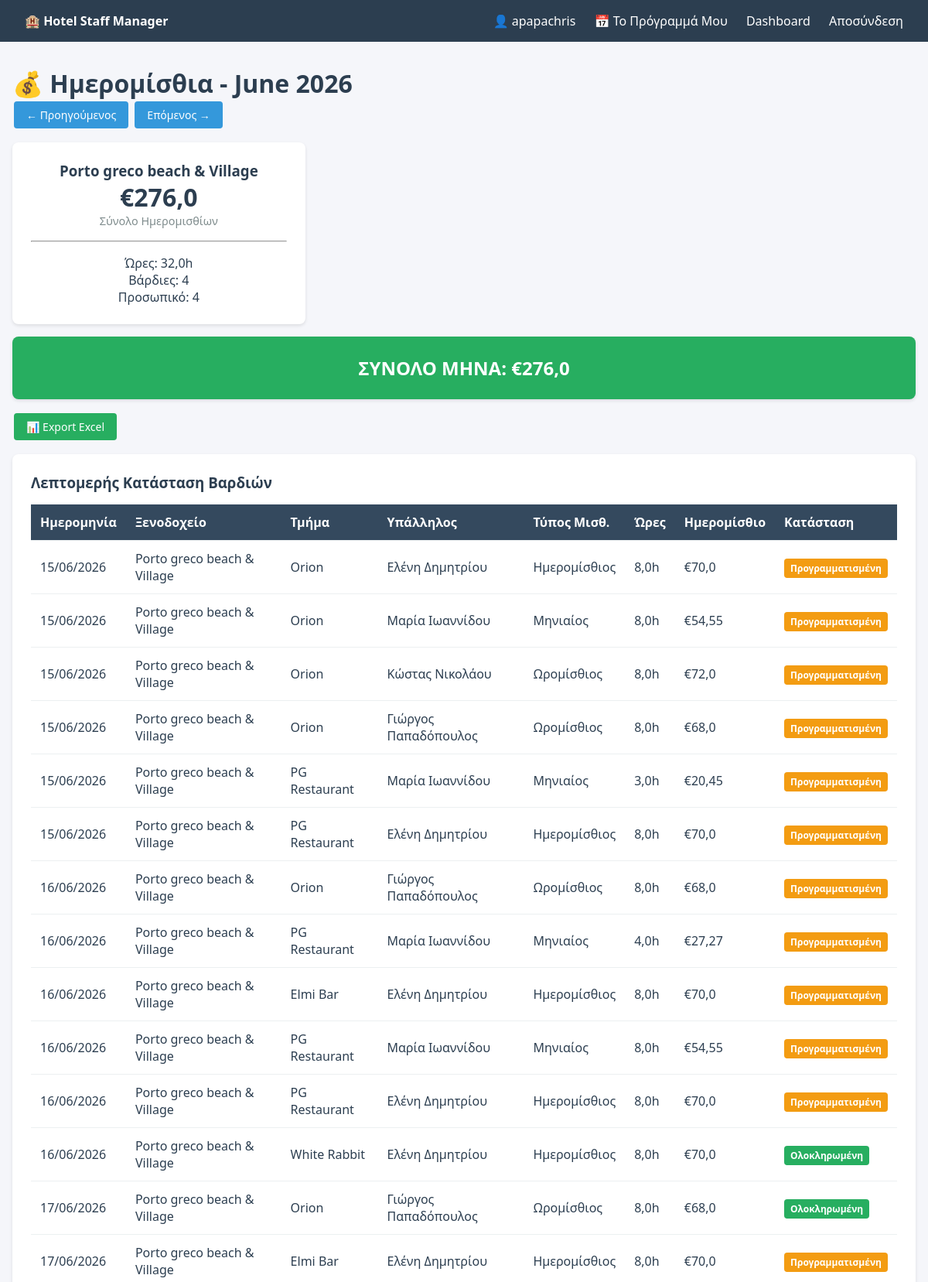
Page /hr/wages/ (signed in, upper part) on the committed database.
### staff/models.py (models this page shows, shortened)
class Hotel(models.Model):
    name = models.CharField(max_length=100)
    address = models.TextField(blank=True)

class Shift(models.Model):
    STATUS_CHOICES = [
        ('scheduled', 'Προγραμματισμένη'),
        ('confirmed', 'Επιβεβαιωμένη'),
        ('completed', 'Ολοκληρωμένη'),
        ('cancelled', 'Ακυρωμένη'),
    ]
    SHIFT_TYPES = [
        ('morning', 'Πρωινή (07:00-15:00)'),
        ('afternoon', 'Απογευματινή (15:00-23:00)'),
        ('night', 'Βραδινή (23:00-07:00)'),
        ('split', 'Σπαστή'),
        ('custom', 'Custom'),
    ]
    employee = models.ForeignKey(Employee, on_delete=models.CASCADE, related_name='shifts')
    department = models.ForeignKey(Department, on_delete=models.CASCADE, related_name='shifts')
    employee_department = models.ForeignKey(EmployeeDepartment, on_delete=models.SET_NULL, null=True, blank=True)
    date = models.DateField()
    shift_type = models.CharField(max_length=20, choices=SHIFT_TYPES, default='morning')
    start_time = models.TimeField()
    end_time = models.TimeField()
    status = models.CharField(max_length=20, choices=STATUS_CHOICES, default='scheduled')
    notes = models.TextField(blank=True)
    created_by = models.ForeignKey(User, on_delete=models.SET_NULL, null=True, related_name='created_shifts')
    created_at = models.DateTimeField(auto_now_add=True)
    updated_at = models.DateTimeField(auto_now=True)
    actual_start = models.TimeField(null=True, blank=True)
    actual_end = models.TimeField(null=True, blank=True)
    class Meta:
        ordering = ['date', 'start_time']
    @property
    def scheduled_hours(self):
        from datetime import datetime, timedelta
        start = datetime.combine(self.date, self.start_time)
        end = datetime.combine(self.date, self.end_time)
        if end < start:
            end += timedelta(days=1)
        diff = end - start
        return round(diff.total_seconds() / 3600, 2)
    @property
    def actual_hours(self):
        if self.actual_start and self.actual_end:
            from datetime import datetime, timedelta
            if isinstance(self.actual_start, str):
                start_time = datetime.strptime(self.actual_start, "%H:%M").time()
            else:
                start_time = self.actual_start
            if isinstance(self.actual_end, str):
                end_time = datetime.strptime(self.actual_end, "%H:%M").time()
            else:
                end_time = self.actual_end
            start = datetime.combine(self.date, start_time)
            end = datetime.combine(self.date, end_time)
            if end < start:
                end += timedelta(days=1)
            diff = end - start
            return round(diff.total_seconds() / 3600, 2)
        return None
    @property
    def daily_wage(self):
        hours = self.actual_hours or self.scheduled_hours
        if self.employee.salary_type == 'none':
            return 0
        elif self.employee.salary_type == 'monthly' and self.employee.monthly_salary:
            hourly = float(self.employee.monthly_salary) / 22 / 8
            return round(hours * hourly, 2)
        elif self.employee.salary_type == 'daily' and self.employee.daily_wage_fixed:
            ratio = hours / 8
            return round(float(self.employee.daily_wage_fixed) * ratio, 2)
        elif self.employee.salary_type == 'hourly' and self.employee.hourly_wage:
            return round(hours * float(self.employee.hourly_wage), 2)
        return 0

class Department(models.Model):
    hotel = models.ForeignKey(Hotel, on_delete=models.CASCADE, related_name='departments')
    name = models.CharField(max_length=100)
    manager = models.ForeignKey(User, on_delete=models.SET_NULL, null=True, blank=True, related_name='managed_departments')
    class Meta:
        unique_together = ['hotel', 'name']

class Employee(models.Model):
    CONTRACT_TYPES = [
        ('full_time', 'Πλήρης Απασχόληση'),
        ('part_time', 'Μερική Απασχόληση'),
        ('seasonal', 'Εποχιακός'),
        ('contractor', 'Εξωτερικός Συνεργάτης'),
    ]
    SALARY_TYPES = [
        ('hourly', 'Ωρομίσθιος'),
        ('monthly', 'Μηνιαίος'),
        ('daily', 'Ημερομίσθιος'),
        ('none', 'Χωρίς Υπολογισμό'),
    ]
    user = models.OneToOneField(User, on_delete=models.CASCADE, null=True, blank=True)
    first_name = models.CharField(max_length=50)
    last_name = models.CharField(max_length=50)
    email = models.EmailField()
    phone = models.CharField(max_length=20, blank=True)
    role = models.CharField(max_length=100)
    contract_type = models.CharField(max_length=20, choices=CONTRACT_TYPES, default='full_time')
    salary_type = models.CharField(max_length=20, choices=SALARY_TYPES, default='none')
    hourly_wage = models.DecimalField(max_digits=6, decimal_places=2, validators=[MinValueValidator(0)], blank=True, null=True)
    monthly_salary = models.DecimalField(max_digits=10, decimal_places=2, validators=[MinValueValidator(0)], blank=True, null=True)
    daily_wage_fixed = models.DecimalField(max_digits=8, decimal_places=2, validators=[MinValueValidator(0)], blank=True, null=True)
    is_active = models.BooleanField(default=True)
    date_joined = models.DateField(auto_now_add=True)
    @property
    def full_name(self):
        return f"{self.first_name} {self.last_name}"

### staff/views.py (the view)
# urls.py: path('hr/wages/', views.hr_wages, name='hr_wages'),
@hr_required
def hr_wages(request):
    year = int(request.GET.get('year', timezone.now().year))
    month = int(request.GET.get('month', timezone.now().month))
    month_start = datetime(year, month, 1).date()
    if month == 12:
        month_end = datetime(year + 1, 1, 1).date() - timedelta(days=1)
    else:
        month_end = datetime(year, month + 1, 1).date() - timedelta(days=1)
    hotels_data = []
    for hotel in Hotel.objects.all():
        hotel_shifts = Shift.objects.filter(department__hotel=hotel, date__range=[month_start, month_end], status='completed')
        total_wages = sum(s.daily_wage for s in hotel_shifts)
        total_hours = sum(s.actual_hours or s.scheduled_hours for s in hotel_shifts)
        hotels_data.append({
            'hotel': hotel, 'total_wages': round(total_wages, 2), 'total_hours': round(total_hours, 2),
            'shift_count': hotel_shifts.count(),
            'employee_count': EmployeeDepartment.objects.filter(department__hotel=hotel, end_date__isnull=True).values('employee').distinct().count()
        })
    shifts = Shift.objects.filter(date__range=[month_start, month_end], status__in=['completed', 'scheduled']).select_related('employee', 'department').order_by('date')
    return render(request, 'staff/hr_wages.html', {
        'month_name': calendar.month_name[month], 'year': year, 'month': month,
        'hotels_data': hotels_data, 'shifts': shifts,
        'total_monthly_wages': sum(h['total_wages'] for h in hotels_data),
        'prev_month': f"{year}-{month-1:02d}" if month > 1 else f"{year-1}-12",
        'next_month': f"{year}-{month+1:02d}" if month < 12 else f"{year+1}-01"
    })

### staff/templates/staff/hr_wages.html
{% extends 'staff/base.html' %}
{% block content %}
<h1>💰 Ημερομίσθια - {{ month_name }} {{ year }}</h1>
<div style="margin-bottom:1rem;">
    <a href="?year={{ prev_month|slice:":4" }}&month={{ prev_month|slice:"5:" }}" class="btn btn-primary">← Προηγούμενος</a>
    <a href="?year={{ next_month|slice:":4" }}&month={{ next_month|slice:"5:" }}" class="btn btn-primary">Επόμενος →</a>
</div>
<div class="grid-3">
    {% for data in hotels_data %}
    <div class="card stat-card">
        <h3>{{ data.hotel.name }}</h3>
        <div class="stat-number">€{{ data.total_wages }}</div>
        <div class="stat-label">Σύνολο Ημερομισθίων</div>
        <hr style="margin:1rem 0;">
        <p>Ώρες: {{ data.total_hours }}h</p>
        <p>Βάρδιες: {{ data.shift_count }}</p>
        <p>Προσωπικό: {{ data.employee_count }}</p>
    </div>
    {% endfor %}
</div>
<div class="card" style="background:#27ae60; color:white; text-align:center;">
    <h2>ΣΥΝΟΛΟ ΜΗΝΑ: €{{ total_monthly_wages }}</h2>
</div>
<div style="margin:1rem 0;">
    <a href="{% url 'export_payroll' %}?year={{ year }}&month={{ month }}" class="btn btn-success">📊 Export Excel</a>
</div>
<div class="card">
    <h3>Λεπτομερής Κατάσταση Βαρδιών</h3>
    <table>
        <thead>
            <tr>
                <th>Ημερομηνία</th>
                <th>Ξενοδοχείο</th>
                <th>Τμήμα</th>
                <th>Υπάλληλος</th>
                <th>Τύπος Μισθ.</th>
                <th>Ώρες</th>
                <th>Ημερομίσθιο</th>
                <th>Κατάσταση</th>
            </tr>
        </thead>
        <tbody>
            {% for shift in shifts %}
            <tr>
                <td>{{ shift.date|date:"d/m/Y" }}</td>
                <td>{{ shift.department.hotel.name }}</td>
                <td>{{ shift.department.name }}</td>
                <td>{{ shift.employee.full_name }}</td>
                <td>{{ shift.employee.get_salary_type_display }}</td>
                <td>{{ shift.actual_hours|default:shift.scheduled_hours }}h</td>
                <td>{% if shift.daily_wage > 0 %}€{{ shift.daily_wage }}{% else %}-{% endif %}</td>
                <td><span class="badge badge-{{ shift.status }}">{{ shift.get_status_display }}</span></td>
            </tr>
            {% endfor %}
        </tbody>
    </table>
</div>
{% endblock %}

### staff/templates/staff/base.html (shortened to what this page needs)
<!DOCTYPE html>
<html lang="el">
<head>
</head>
<body>
    <nav class="navbar">
        <div><strong>🏨 Hotel Staff Manager</strong></div>
        <div>
            {% if user.is_authenticated %}
                <span>👤 {{ user.username }}</span>
                <a href="{% url 'my_schedule' %}">📅 Το Πρόγραμμά Μου</a>
                <a href="{% url 'dashboard' %}">Dashboard</a>
                <a href="{% url 'logout' %}">Αποσύνδεση</a>
            {% else %}
                <a href="{% url 'login' %}">Σύνδεση</a>
            {% endif %}
        </div>
    </nav>
    <div class="container">
        {% block content %}{% endblock %}
    </div>
</body>
</html>

### staff/templates/staff/base.html (style rules this page uses)
* { margin: 0; padding: 0; box-sizing: border-box; }
body { font-family: 'Segoe UI', Tahoma, Geneva, Verdana, sans-serif; background: #f5f6fa; color: #2c3e50; }
.navbar { background: #2c3e50; color: white; padding: 1rem 2rem; display: flex; justify-content: space-between; align-items: center; flex-wrap: wrap; }
.navbar a { color: white; text-decoration: none; margin-left: 20px; }
.container { max-width: 1200px; margin: 2rem auto; padding: 0 1rem; }
.card { background: white; border-radius: 8px; padding: 1.5rem; margin-bottom: 1rem; box-shadow: 0 2px 4px rgba(0,0,0,0.1); }
.btn { display: inline-block; padding: 0.5rem 1rem; border-radius: 4px; text-decoration: none; border: none; cursor: pointer; font-size: 14px; margin: 2px; }
.btn-primary { background: #3498db; color: white; }
.btn-success { background: #27ae60; color: white; }
table { width: 100%; border-collapse: collapse; margin-top: 1rem; }
th, td { padding: 0.75rem; text-align: left; border-bottom: 1px solid #ecf0f1; }
th { background: #34495e; color: white; }
.badge { padding: 0.25rem 0.5rem; border-radius: 4px; font-size: 12px; font-weight: bold; }
.badge-scheduled { background: #f39c12; color: white; }
.badge-completed { background: #27ae60; color: white; }
.grid-3 { display: grid; grid-template-columns: repeat(3, 1fr); gap: 1rem; }
.stat-card { text-align: center; }
.stat-number { font-size: 2rem; font-weight: bold; color: #2c3e50; }
.stat-label { color: #7f8c8d; font-size: 0.9rem; }

### rows in the picture
Hotel: hotel.name "Porto greco beach & Village", total_wages "276,0", total_hours "32,0", shift_count "4", employee_count "4"
Shift: date "15/06/2026", department.hotel.name "Porto greco beach & Village", department.name "Orion", employee.full_name "Ελένη Δημητρίου", employee.salary_type "Ημερομίσθιος", actual_hours "8,0", daily_wage "70,0", status "Προγραμματισμένη"
Shift: date "15/06/2026", department.hotel.name "Porto greco beach & Village", department.name "Orion", employee.full_name "Μαρία Ιωαννίδου", employee.salary_type "Μηνιαίος", actual_hours "8,0", daily_wage "54,55", status "Προγραμματισμένη"
Shift: date "15/06/2026", department.hotel.name "Porto greco beach & Village", department.name "Orion", employee.full_name "Κώστας Νικολάου", employee.salary_type "Ωρομίσθιος", actual_hours "8,0", daily_wage "72,0", status "Προγραμματισμένη"
Shift: date "15/06/2026", department.hotel.name "Porto greco beach & Village", department.name "Orion", employee.full_name "Γιώργος Παπαδόπουλος", employee.salary_type "Ωρομίσθιος", actual_hours "8,0", daily_wage "68,0", status "Προγραμματισμένη"
Shift: date "15/06/2026", department.hotel.name "Porto greco beach & Village", department.name "PG Restaurant", employee.full_name "Μαρία Ιωαννίδου", employee.salary_type "Μηνιαίος", actual_hours "3,0", daily_wage "20,45", status "Προγραμματισμένη"
Shift: date "15/06/2026", department.hotel.name "Porto greco beach & Village", department.name "PG Restaurant", employee.full_name "Ελένη Δημητρίου", employee.salary_type "Ημερομίσθιος", actual_hours "8,0", daily_wage "70,0", status "Προγραμματισμένη"
Shift: date "16/06/2026", department.hotel.name "Porto greco beach & Village", department.name "Orion", employee.full_name "Γιώργος Παπαδόπουλος", employee.salary_type "Ωρομίσθιος", actual_hours "8,0", daily_wage "68,0", status "Προγραμματισμένη"
Shift: date "16/06/2026", department.hotel.name "Porto greco beach & Village", department.name "PG Restaurant", employee.full_name "Μαρία Ιωαννίδου", employee.salary_type "Μηνιαίος", actual_hours "4,0", daily_wage "27,27", status "Προγραμματισμένη"
Shift: date "16/06/2026", department.hotel.name "Porto greco beach & Village", department.name "Elmi Bar", employee.full_name "Ελένη Δημητρίου", employee.salary_type "Ημερομίσθιος", actual_hours "8,0", daily_wage "70,0", status "Προγραμματισμένη"
Shift: date "16/06/2026", department.hotel.name "Porto greco beach & Village", department.name "PG Restaurant", employee.full_name "Μαρία Ιωαννίδου", employee.salary_type "Μηνιαίος", actual_hours "8,0", daily_wage "54,55", status "Προγραμματισμένη"
Shift: date "16/06/2026", department.hotel.name "Porto greco beach & Village", department.name "PG Restaurant", employee.full_name "Ελένη Δημητρίου", employee.salary_type "Ημερομίσθιος", actual_hours "8,0", daily_wage "70,0", status "Προγραμματισμένη"
Shift: date "16/06/2026", department.hotel.name "Porto greco beach & Village", department.name "White Rabbit", employee.full_name "Ελένη Δημητρίου", employee.salary_type "Ημερομίσθιος", actual_hours "8,0", daily_wage "70,0", status "Ολοκληρωμένη"
Shift: date "17/06/2026", department.hotel.name "Porto greco beach & Village", department.name "Orion", employee.full_name "Γιώργος Παπαδόπουλος", employee.salary_type "Ωρομίσθιος", actual_hours "8,0", daily_wage "68,0", status "Ολοκληρωμένη"
Shift: date "17/06/2026", department.hotel.name "Porto greco beach & Village", department.name "Elmi Bar", employee.full_name "Ελένη Δημητρίου", employee.salary_type "Ημερομίσθιος", actual_hours "8,0", daily_wage "70,0", status "Προγραμματισμένη"

### other values in the picture
{{ user.username }} "apapachris"
{{ month_name }} "June"
{{ year }} "2026"
{{ total_monthly_wages }} "276,0"
